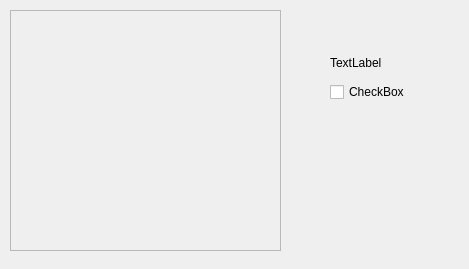
<?xml version="1.0" encoding="UTF-8"?>
<ui version="4.0">
 <class>WidgetPosicionBola</class>
 <widget class="QWidget" name="WidgetPosicionBola">
  <property name="geometry">
   <rect>
    <x>0</x>
    <y>0</y>
    <width>469</width>
    <height>269</height>
   </rect>
  </property>
  <property name="windowTitle">
   <string>Form</string>
  </property>
  <widget class="QFrame" name="framePosicion">
   <property name="geometry">
    <rect>
     <x>10</x>
     <y>10</y>
     <width>271</width>
     <height>241</height>
    </rect>
   </property>
   <property name="sizePolicy">
    <sizepolicy hsizetype="Fixed" vsizetype="Fixed">
     <horstretch>0</horstretch>
     <verstretch>0</verstretch>
    </sizepolicy>
   </property>
   <property name="frameShape">
    <enum>QFrame::StyledPanel</enum>
   </property>
   <property name="frameShadow">
    <enum>QFrame::Raised</enum>
   </property>
  </widget>
  <widget class="QWidget" name="layoutWidget">
   <property name="geometry">
    <rect>
     <x>330</x>
     <y>50</y>
     <width>94</width>
     <height>52</height>
    </rect>
   </property>
   <layout class="QVBoxLayout" name="verticalLayout">
    <item>
     <widget class="QLabel" name="label">
      <property name="text">
       <string>TextLabel</string>
      </property>
     </widget>
    </item>
    <item>
     <widget class="QCheckBox" name="checkBox">
      <property name="text">
       <string>CheckBox</string>
      </property>
     </widget>
    </item>
   </layout>
  </widget>
 </widget>
 <resources/>
 <connections/>
</ui>
